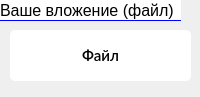
<?xml version="1.0" encoding="UTF-8"?>
<ui version="4.0">
 <class>Form</class>
 <widget class="QWidget" name="Form">
  <property name="geometry">
   <rect>
    <x>0</x>
    <y>0</y>
    <width>200</width>
    <height>97</height>
   </rect>
  </property>
  <property name="windowTitle">
   <string>Form</string>
  </property>
  <widget class="QLabel" name="file_label">
   <property name="geometry">
    <rect>
     <x>0</x>
     <y>0</y>
     <width>181</width>
     <height>21</height>
    </rect>
   </property>
   <property name="font">
    <font>
     <pointsize>12</pointsize>
    </font>
   </property>
   <property name="styleSheet">
    <string notr="true">background: white;
color: black;
border-bottom: 1px solid blue
</string>
   </property>
   <property name="text">
    <string>Ваше вложение (файл)</string>
   </property>
  </widget>
  <widget class="QPushButton" name="file_btn">
   <property name="geometry">
    <rect>
     <x>10</x>
     <y>30</y>
     <width>181</width>
     <height>51</height>
    </rect>
   </property>
   <property name="font">
    <font>
     <family>Lato</family>
     <pointsize>11</pointsize>
     <bold>false</bold>
    </font>
   </property>
   <property name="cursor">
    <cursorShape>PointingHandCursor</cursorShape>
   </property>
   <property name="styleSheet">
    <string notr="true">.QPushButton {
  color: #000;
background-color:white;
  border-radius: 5px;
  font-family: 'Lato', sans-serif;
  font-weight: 500;
  cursor: pointer;
  outline: none;
}</string>
   </property>
   <property name="text">
    <string>Файл</string>
   </property>
  </widget>
 </widget>
 <resources/>
 <connections/>
</ui>
